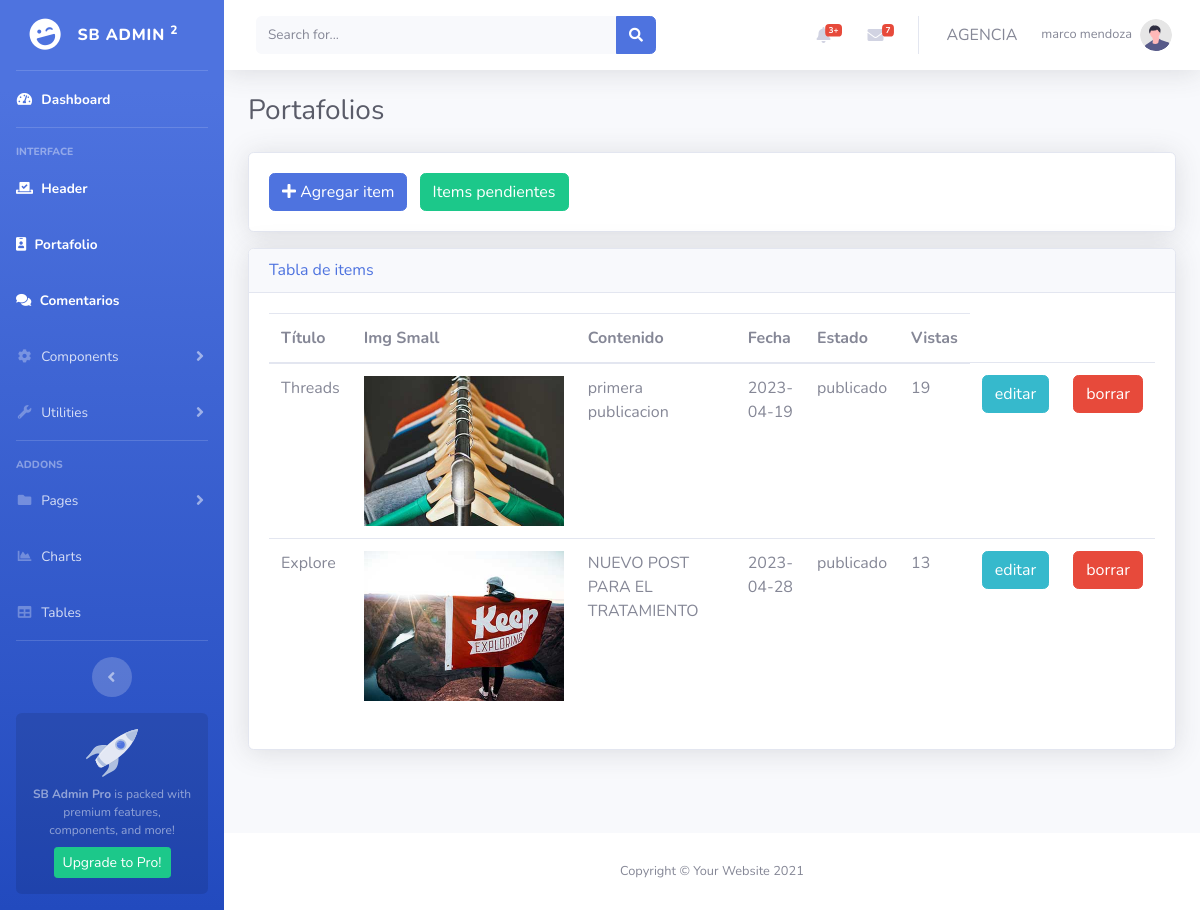
/admin/index.php?portafolio (signed in), run on the app's committed database.
### tables this page shows
CREATE TABLE `portafolios` (
  `por_id` int(10) UNSIGNED NOT NULL,
  `por_user_id` int(11) NOT NULL,
  `por_titulo` varchar(20) NOT NULL,
  `por_subtitulo` varchar(20) NOT NULL,
  `por_imgSmall` text NOT NULL,
  `por_imgLarge` text NOT NULL,
  `por_contenido` text NOT NULL,
  `por_fecha` date NOT NULL,
  `por_status` varchar(20) NOT NULL,
  `por_vistas` int(11) DEFAULT 0,
  `por_delete` tinyint(4) DEFAULT 1 COMMENT '0: desactivado, 1: activo'
);

### resources/controllers/helpers.php (called while the page is built, shortened)
<?php
function query($consulta)
{
    global $conexion;
    return mysqli_query($conexion, $consulta);
}
function fetch_assoc($query)
{
    return mysqli_fetch_assoc($query);
}

### resources/controllers/back/portafolioController.php (the view, shortened to what this page needs)
<?php
    function get_portafolio($status){
        $query = query("SELECT * FROM portafolios WHERE por_status = '{$status}' AND por_delete = 1 AND por_user_id = {$_SESSION['user_id']}");
        while($fila = fetch_assoc($query)){
            $item = <<<DELIMITADOR
                <tr>
                    <td>{$fila['por_titulo']}</td>
                    <td>
                        <img src="../img/portafolio/{$fila['por_imgSmall']}" alt="{$fila['por_titulo']}" width="200">
                    </td>
                    <td style="width: 40%;">
                        {$fila['por_contenido']}
                    </td>
                    <td>{$fila['por_fecha']}</td>
                    <td>{$fila['por_status']}</td>
                    <td>{$fila['por_vistas']}</td>
                    <td>
                        <a href="index.php?portafolio_edit={$fila['por_id']}" class="btn btn-small btn-info">editar</a>
                    </td>
                    <td>
                        <a href="javascript:void(0)" class="btn btn-small btn-danger delete_link" rel="{$fila['por_id']}" titulo="Eliminar Item" table="portafolio" param="delete" action="Eliminar">borrar</a>
                    </td>
                </tr>
DELIMITADOR;
            echo $item;
        }
    }
            ?>

### resources/views/back/head.php (shortened to what this page needs)
<!DOCTYPE html>
<html lang="es">
<head>
    <link href="vendor/fontawesome-free/css/all.min.css" rel="stylesheet" type="text/css">
    <link href="css/sb-admin-2.min.css" rel="stylesheet">
</head>
<body id="page-top">
    <div id="wrapper">

### resources/views/back/sidebar.php (shortened to what this page needs)
<ul class="navbar-nav bg-gradient-primary sidebar sidebar-dark accordion" id="accordionSidebar">
    <a class="sidebar-brand d-flex align-items-center justify-content-center" href="./">
        <div class="sidebar-brand-icon rotate-n-15">
            <i class="fas fa-laugh-wink"></i>
        </div>
        <div class="sidebar-brand-text mx-3">SB Admin <sup>2</sup></div>
    </a>
    <hr class="sidebar-divider my-0">
    <li class="nav-item active">
        <a class="nav-link" href="./">
            <i class="fas fa-fw fa-tachometer-alt"></i>
            <span>Dashboard</span></a>
    </li>
    <hr class="sidebar-divider">
    <div class="sidebar-heading">
        Interface
    </div>
    <li class="nav-item active">
        <a class="nav-link" href="index.php?header">
            <i class="fas fa-vote-yea"></i>
            <span>Header</span></a>
    </li>
    <li class="nav-item active">
        <a class="nav-link" href="index.php?portafolio">
            <i class="fas fa-id-badge"></i>
            <span>Portafolio</span></a>
    </li>
    <li class="nav-item active">
        <a class="nav-link" href="index.php?comentarios">
            <i class="fas fa-comments"></i>
            <span>Comentarios</span></a>
    </li>
    <li class="nav-item">
        <a class="nav-link collapsed" href="#" data-toggle="collapse" data-target="#collapseTwo" aria-expanded="true" aria-controls="collapseTwo">
            <i class="fas fa-fw fa-cog"></i>
            <span>Components</span>
        </a>
    </li>
    <li class="nav-item">
        <a class="nav-link collapsed" href="#" data-toggle="collapse" data-target="#collapseUtilities" aria-expanded="true" aria-controls="collapseUtilities">
            <i class="fas fa-fw fa-wrench"></i>
            <span>Utilities</span>
        </a>
    </li>
    <hr class="sidebar-divider">
    <div class="sidebar-heading">
        Addons
    </div>
    <li class="nav-item">
        <a class="nav-link collapsed" href="#" data-toggle="collapse" data-target="#collapsePages" aria-expanded="true" aria-controls="collapsePages">
            <i class="fas fa-fw fa-folder"></i>
            <span>Pages</span>
        </a>
    </li>
    <li class="nav-item">
        <a class="nav-link" href="charts.html">
            <i class="fas fa-fw fa-chart-area"></i>
            <span>Charts</span></a>
    </li>
    <li class="nav-item">
        <a class="nav-link" href="tables.html">
            <i class="fas fa-fw fa-table"></i>
            <span>Tables</span></a>
    </li>
    <hr class="sidebar-divider d-none d-md-block">
    <div class="text-center d-none d-md-inline">
        <button class="rounded-circle border-0" id="sidebarToggle"></button>
    </div>
    <div class="sidebar-card d-none d-lg-flex">
        <img class="sidebar-card-illustration mb-2" src="img/undraw_rocket.svg" alt="...">
        <p class="text-center mb-2"><strong>SB Admin Pro</strong> is packed with premium features, components, and more!</p>
        <a class="btn btn-success btn-sm" href="https://startbootstrap.com/theme/sb-admin-pro">Upgrade to Pro!</a>
    </div>
</ul>

### public/admin/index.php (shortened to what this page needs)
<?php include(VIEW_BACK . DS . "head.php"); ?>
<?php include(VIEW_BACK . DS . "sidebar.php"); ?>
<div id="content-wrapper" class="d-flex flex-column">
    <div id="content">
        <?php include(VIEW_BACK . DS . "topNav.php"); ?>
        <div class="container-fluid">
            <?php
            if (isset($_GET['portafolio'])) {
                include(VIEW_BACK . DS . "portafolio.php");
            }
            ?>
        </div>
    </div>
    <?php include(VIEW_BACK . DS . "footer.php"); ?>

### resources/views/back/topNav.php (shortened to what this page needs)
<nav class="navbar navbar-expand navbar-light bg-white topbar mb-4 static-top shadow">
    <form
        class="d-none d-sm-inline-block form-inline mr-auto ml-md-3 my-2 my-md-0 mw-100 navbar-search">
        <div class="input-group">
            <input type="text" class="form-control bg-light border-0 small" placeholder="Search for..."
                aria-label="Search" aria-describedby="basic-addon2">
            <div class="input-group-append">
                <button class="btn btn-primary" type="button">
                    <i class="fas fa-search fa-sm"></i>
                </button>
            </div>
        </div>
    </form>
    <ul class="navbar-nav ml-auto">
        <li class="nav-item dropdown no-arrow mx-1">
            <a class="nav-link dropdown-toggle" href="#" id="alertsDropdown" role="button"
                data-toggle="dropdown" aria-haspopup="true" aria-expanded="false">
                <i class="fas fa-bell fa-fw"></i>
                <span class="badge badge-danger badge-counter">3+</span>
            </a>
        </li>
        <li class="nav-item dropdown no-arrow mx-1">
            <a class="nav-link dropdown-toggle" href="#" id="messagesDropdown" role="button"
                data-toggle="dropdown" aria-haspopup="true" aria-expanded="false">
                <i class="fas fa-envelope fa-fw"></i>
                <span class="badge badge-danger badge-counter">7</span>
            </a>
        </li>
        <li class="nav-item">
            <a href="../" class="nav-link text-gray-600">AGENCIA</a>
        </li>
        <li class="nav-item dropdown no-arrow">
            <a class="nav-link dropdown-toggle" href="#" id="userDropdown" role="button"
                data-toggle="dropdown" aria-haspopup="true" aria-expanded="false">
                <span class="mr-2 d-none d-lg-inline text-gray-600 small">
                    <?php echo $_SESSION['user_nombres'] . " " . $_SESSION['user_apellidos']; ?>
                </span>
                <img class="img-profile rounded-circle"
                    src="img/undraw_profile.svg">
            </a>
        </li>
    </ul>
</nav>

### resources/views/back/portafolio.php (shortened to what this page needs)
<div class="d-sm-flex align-items-center justify-content-between mb-4">
    <h1 class="h3 mb-0 text-gray-800">Portafolios</h1>
</div>
<div class="row">
    <div class="col-md-12">
        <div class="card shadow mb-3">
            <div class="card-body">
                <a href="index.php?portafolio_add" class="btn btn-primary"><i class="fas fa-plus"></i> Agregar item</a>
                <a href="index.php?portafolio_pendiente" class="btn btn-success ml-2">Items pendientes</a>
            </div>
        </div>
        <div class="card shadow">
            <div class="card-header">
                <h6 class="text-primary mb-0">Tabla de items</h6>
            </div>
            <div class="card-body">
                <table class="table table-hover table-responsive">
                    <thead>
                        <th>Título</th>
                        <th>Img Small</th>
                        <th>Contenido</th>
                        <th>Fecha</th>
                        <th>Estado</th>
                        <th>Vistas</th>
                    </thead>
                    <tbody>
                        <?php get_portafolio("publicado"); ?>
                    </tbody>
                </table>
            </div>
        </div>
    </div>
</div>

### resources/views/back/footer.php (shortened to what this page needs)
<footer class="sticky-footer bg-white">
    <div class="container my-auto">
        <div class="copyright text-center my-auto">
            <span>Copyright &copy; Your Website 2021</span>
        </div>
    </div>
</footer>
</div>
</div>
</body>
</html>

### data on the page
portafolios: por_titulo "Threads", por_imgSmall (picture), por_contenido "primera publicacion", por_fecha "2023-04-19", por_status "publicado", por_vistas "19"
portafolios: por_titulo "Explore", por_imgSmall (picture), por_contenido "NUEVO POST PARA EL TRATAMIENTO", por_fecha "2023-04-28", por_status "publicado", por_vistas "13"

### other printed values
$_SESSION['user_nombres'] "marco"
$_SESSION['user_apellidos'] "mendoza"
